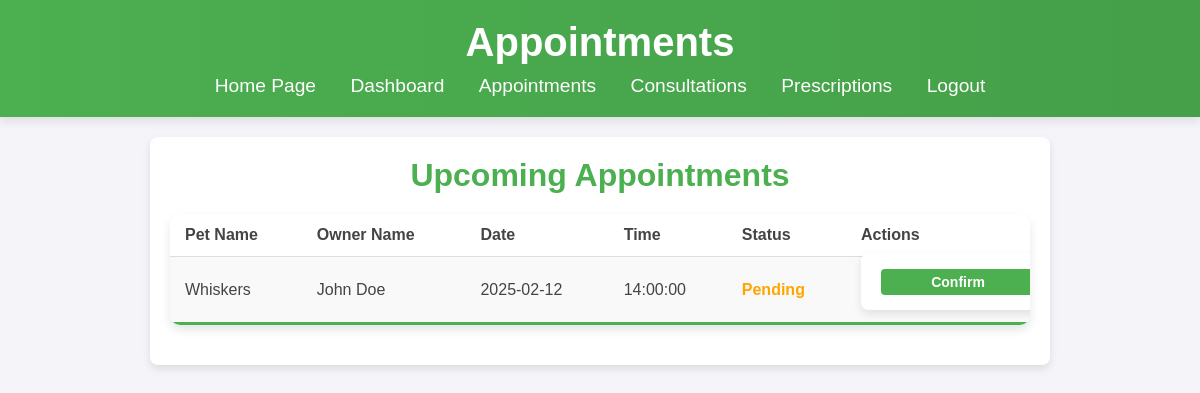
/doctor/appointments.php (signed in), run on the app's committed database.
### tables this page shows
CREATE TABLE IF NOT EXISTS appointments (
    id INT AUTO_INCREMENT PRIMARY KEY,
    pet_id INT NOT NULL,
    doctor_id INT NOT NULL,
    date DATE NOT NULL,
    time TIME NOT NULL,
    status ENUM('pending', 'confirmed', 'completed', 'canceled') DEFAULT 'pending',
    FOREIGN KEY (pet_id) REFERENCES pets(id) ON DELETE CASCADE,
    FOREIGN KEY (doctor_id) REFERENCES users(id) ON DELETE CASCADE
);

CREATE TABLE IF NOT EXISTS pets (
    id INT AUTO_INCREMENT PRIMARY KEY,
    user_id INT NOT NULL,
    name VARCHAR(255) NOT NULL,
    breed VARCHAR(255) DEFAULT NULL,
    type ENUM('dog', 'cat', 'bird', 'other') NOT NULL,
    age INT NOT NULL,
    health_status TEXT,
    FOREIGN KEY (user_id) REFERENCES users(id) ON DELETE CASCADE
);

CREATE TABLE IF NOT EXISTS users (
    id INT AUTO_INCREMENT PRIMARY KEY,
    name VARCHAR(255) NOT NULL,
    email VARCHAR(191) UNIQUE NOT NULL,
    password VARCHAR(255) NOT NULL,  
    role ENUM('admin', 'doctor', 'user') NOT NULL,
    phone VARCHAR(15) DEFAULT NULL,
    avatar VARCHAR(255) DEFAULT 'default-avatar.png',
    created_at TIMESTAMP DEFAULT CURRENT_TIMESTAMP
);

### doctor/appointments.php (the view, shortened to what this page needs)
<?php
include '../backend/database.php';
$doctor_id = $_SESSION['user_id'];
$query = "SELECT a.id, p.name AS pet_name, u.name AS owner_name, a.date, a.time, a.status
          FROM appointments a
          JOIN pets p ON a.pet_id = p.id
          JOIN users u ON p.user_id = u.id
          WHERE a.doctor_id = ?";
$stmt = $conn->prepare($query);
$stmt->bind_param('i', $doctor_id);
$stmt->execute();
$result = $stmt->get_result();
?>
<!DOCTYPE html>
<html lang="en">
<head>
    <link rel="stylesheet" href="../public/css/style.css">
</head>
<body>
    <header>
        <h1>Appointments</h1>
        <nav>
            <a href="../public/index.php">Home Page</a>
            <a href="dashboard.php">Dashboard</a>
            <a href="appointments.php">Appointments</a>
            <a href="consultations.php">Consultations</a>
            <a href="prescriptions.php">Prescriptions</a>
            <a href="../backend/logout.php">Logout</a>
        </nav>
    </header>
    <section>
        <h2>Upcoming Appointments</h2>
        <?php if ($result->num_rows > 0): ?>
        <table class="styled-table">
            <tr>
                <th>Pet Name</th>
                <th>Owner Name</th>
                <th>Date</th>
                <th>Time</th>
                <th>Status</th>
                <th>Actions</th>
            </tr>
            <?php while ($row = $result->fetch_assoc()) : ?>
                <tr>
                    <td><?= htmlspecialchars($row['pet_name']) ?></td>
                    <td><?= htmlspecialchars($row['owner_name']) ?></td>
                    <td><?= htmlspecialchars($row['date']) ?></td>
                    <td><?= htmlspecialchars($row['time']) ?></td>
                    <td class="<?= ($row['status'] === 'confirmed') ? 'status-confirmed' : 'status-pending' ?>">
                        <?= htmlspecialchars(ucfirst($row['status'])) ?>
                    </td>
                    <td>
                        <?php if ($row['status'] === 'pending'): ?>
                            <form action="confirm_appointment.php" method="POST" style="display:inline;">
                                <button type="submit" class="confirm-btn">Confirm</button>
                            </form>
                        <?php endif; ?>
                    </td>
                </tr>
            <?php endwhile; ?>
        </table>
        <?php else: ?>
            <p>No appointments assigned to you.</p>
        <?php endif; ?>
    </section>
</body>
</html>

### public/css/style.css (style rules this page uses)
* { margin: 0; padding: 0; box-sizing: border-box; font-family: 'Poppins', sans-serif; scroll-behavior: smooth; }
body { background-color: #f4f4f9; color: #444; text-align: center; }
header { background: linear-gradient(to right, #4CAF50, #45a049); color: white; padding: 20px 0; box-shadow: 0 4px 10px rgba(0, 0, 0, 0.1); position: sticky; top: 0; width: 100%; z-index: 1000; }
header h1 { font-size: 2.5rem; animation: fadeInDown 1s ease-in-out; }
nav { margin-top: 10px; animation: fadeIn 1s ease-in-out; }
nav a { color: white; text-decoration: none; margin: 0 15px; font-size: 1.2rem; transition: transform 0.3s ease, color 0.3s; }
h2 { display: block; width: 100%; text-align: center; }
form { background: white; max-width: 400px; margin: auto; padding: 20px; border-radius: 8px; box-shadow: 0 4px 8px rgba(0, 0, 0, 0.1); animation: fadeInUp 1s ease-in-out; }
form button { background-color: #4CAF50; color: white; border: none; cursor: pointer; font-size: 1rem; font-weight: bold; padding: 10px 15px; transition: background-color 0.3s ease-in-out; }
section { margin: 20px auto; max-width: 900px; text-align: center; padding: 20px; background: white; border-radius: 8px; box-shadow: 0 4px 8px rgba(0, 0, 0, 0.1); }
section h2 { color: #4CAF50; margin-bottom: 15px; font-size: 2rem; }
form { background: white; border-radius: 8px; padding: 20px; box-shadow: 0 4px 8px rgba(0, 0, 0, 0.1); max-width: 400px; margin: 20px auto; }
form input, form textarea, form button { width: 100%; padding: 10px; margin-bottom: 15px; border: 1px solid #ddd; border-radius: 4px; font-size: 1rem; }
form button { background-color: #4CAF50; color: white; border: none; cursor: pointer; font-size: 1rem; font-weight: bold; transition: background-color 0.3s; }
button, a.button { display: inline-block; background-color: #4CAF50; color: white; padding: 10px 20px; text-decoration: none; border-radius: 5px; font-weight: bold; transition: background-color 0.3s; }
.styled-table { width: 100%; border-collapse: collapse; margin: 20px 0; font-size: 1rem; background: white; border-radius: 10px; overflow: hidden; box-shadow: 0 5px 10px rgba(0, 0, 0, 0.1); }
.styled-table th, .styled-table td { padding: 12px 15px; text-align: left; }
.styled-table tbody tr { border-bottom: 1px solid #ddd; }
.styled-table tbody tr:nth-of-type(even) { background-color: #f9f9f9; }
.styled-table tbody tr:last-of-type { border-bottom: 3px solid #4CAF50; }

### doctor/appointments.php (style rules this page uses)
.status-pending { color: orange; font-weight: bold; }
.confirm-btn { background-color: #4CAF50; color: white; padding: 5px 10px; border: none; cursor: pointer; font-size: 14px; }

### data on the page
appointments: pet.name "Whiskers", users.name "John Doe", date "2025-02-12", time "14:00:00", status "Pending"
